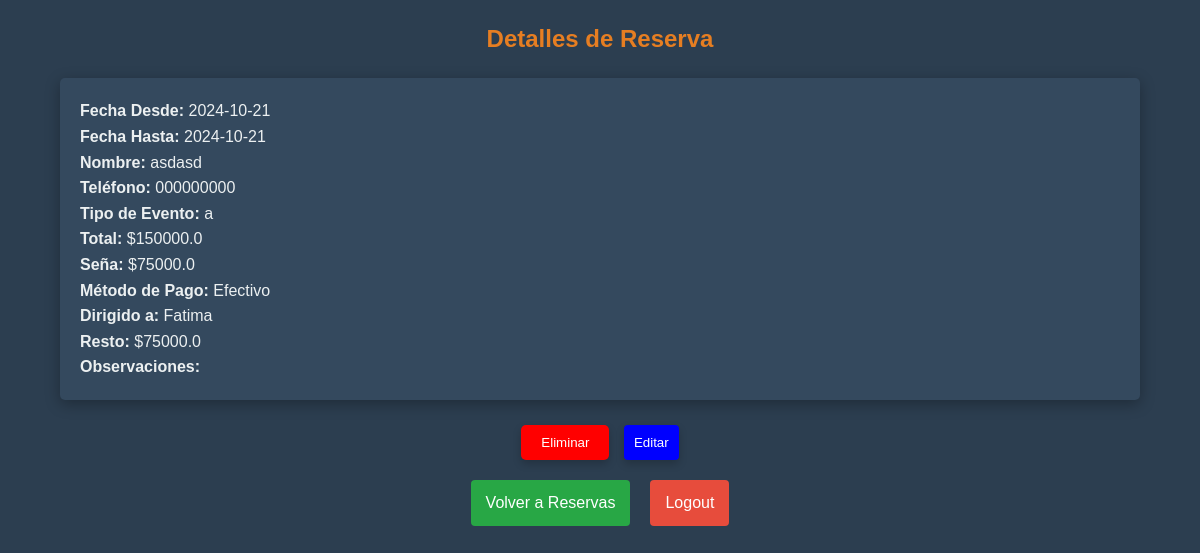
The app's page /ver_detalle_reserva/1 (signed in) with its own data.
### app.py (models this page shows)
class Reserva(db.Model):
    id = db.Column(db.Integer, primary_key=True)
    usuario_id = db.Column(db.Integer, db.ForeignKey('user.id'), nullable=False)
    fecha_desde = db.Column(db.String(50), nullable=False)
    fecha_hasta = db.Column(db.String(50), nullable=False)
    nombre_cliente = db.Column(db.String(100), nullable=False)
    telefono = db.Column(db.String(15), nullable=False)
    tipo_evento = db.Column(db.String(100), nullable=False)
    total = db.Column(db.Float, nullable=False)
    sena = db.Column(db.Float, nullable=False)
    metodo_pago = db.Column(db.String(50), nullable=False)
    dirigido_a = db.Column(db.String(100), nullable=False)
    resto = db.Column(db.Float, nullable=False)
    observaciones = db.Column(db.String(250), nullable=True)

### app.py (the view)
@app.route('/ver_detalle_reserva/<int:reserva_id>')
@login_required
def ver_detalle_reserva(reserva_id):
    reserva = Reserva.query.get_or_404(reserva_id)
    return render_template('ver_detalle_reserva.html', reserva=reserva)

### app.py (called while the page is built)
@login_manager.user_loader
def load_user(user_id):
    return db.session.get(User, int(user_id))

### templates/ver_detalle_reserva.html (shortened to what this page needs)
<!DOCTYPE html>
<html lang="es">
<head>
    <link rel="stylesheet" href="{{ url_for('static', filename='styles.css') }}">
</head>
<body>
    <h2>Detalles de Reserva</h2>
    <div class="container">
        <p><strong>Fecha Desde:</strong> {{ reserva.fecha_desde }}</p>
        <p><strong>Fecha Hasta:</strong> {{ reserva.fecha_hasta }}</p>
        <p><strong>Nombre:</strong> {{ reserva.nombre_cliente }}</p>
        <p><strong>Teléfono:</strong> {{ reserva.telefono }}</p>
        <p><strong>Tipo de Evento:</strong> {{ reserva.tipo_evento }}</p>
        <p><strong>Total:</strong> ${{ reserva.total }}</p>
        <p><strong>Seña:</strong> ${{ reserva.sena }}</p>
        <p><strong>Método de Pago:</strong> {{ reserva.metodo_pago }}</p>
        <p><strong>Dirigido a:</strong> {{ reserva.dirigido_a }}</p>
        <p><strong>Resto:</strong> ${{ reserva.resto }}</p>
        <p><strong>Observaciones:</strong> {{ reserva.observaciones }}</p>
    </div>
    <div class="centered">
        <form action="{{ url_for('eliminar_reserva', reserva_id=reserva.id) }}" method="POST" style="display:inline;">
            <button type="submit" class="delete-button">Eliminar</button>
        </form>
        <a href="{{ url_for('editar_reserva', reserva_id=reserva.id) }}">
            <button class="edit-button">Editar</button>
        </a>
    </div>
    <div class="button-group centered">
        <a href="{{ url_for('ver_reservas') }}" class="green-button">Volver a Reservas</a>
        <a href="{{ url_for('logout') }}" class="red-button">Logout</a>
    </div>
</body>
</html>

### Static/Styles.css (style rules this page uses)
* { margin: 0; padding: 0; box-sizing: border-box; }
body { font-family: 'Arial', sans-serif; background-color: #2c3e50; color: #ecf0f1; line-height: 1.6; }
h2 { text-align: center; margin: 20px 0; color: #e67e22; }
.centered { text-align: center; margin-top: 10px; }
.container { max-width: 90%; margin: 20px auto; padding: 20px; background: #34495e; border-radius: 5px; box-shadow: 0 4px 15px rgba(0, 0, 0, 0.3); }
form { max-width: 400px; margin: 20px auto; padding: 0; background: none; border: none; box-shadow: none; }
.button-group { display: flex; justify-content: center; flex-wrap: wrap; margin-top: 10px; gap: 10px; }
button { width: auto; max-width: 150px; padding: 10px; background-color: #5cb85c; color: white; border: none; border-radius: 4px; cursor: pointer; margin: 5px; box-shadow: 0 4px 8px rgba(0,0,0,0.2); }
.delete-button { background-color: red; color: white; border: none; padding: 10px 20px; border-radius: 5px; cursor: pointer; box-shadow: 0 4px 8px rgba(0, 0, 0, 0.2); }
.edit-button { background-color: blue; color: white; }
.green-button { background-color: #28a745; color: white; padding: 10px 15px; border: none; border-radius: 4px; cursor: pointer; margin: 5px; text-decoration: none; transition: background-color 0.3s; }
.red-button { background-color: #e74c3c; color: white; padding: 10px 15px; border: none; border-radius: 4px; cursor: pointer; margin: 5px; text-decoration: none; transition: background-color 0.3s; }

### records on screen
Reserva: fecha_desde "2024-10-21", fecha_hasta "2024-10-21", nombre_cliente "asdasd", telefono "000000000", tipo_evento "a", total "150000.0", sena "75000.0", metodo_pago "Efectivo", dirigido_a "Fatima", resto "75000.0"
